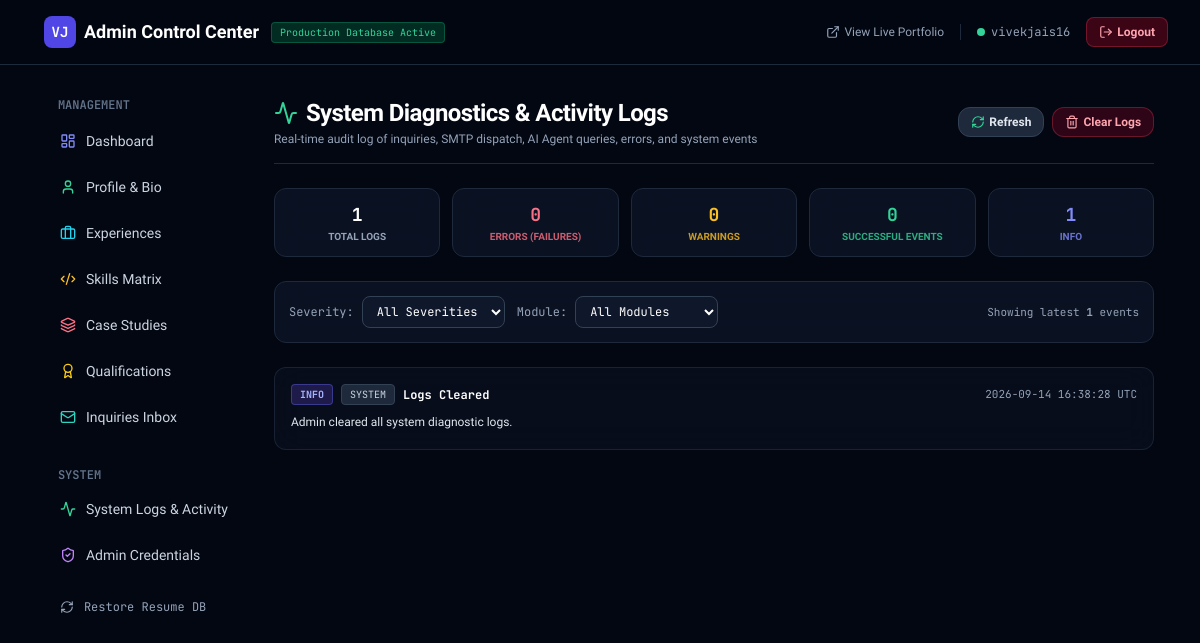
Page /admin/logs (signed in) on the earlier database version.
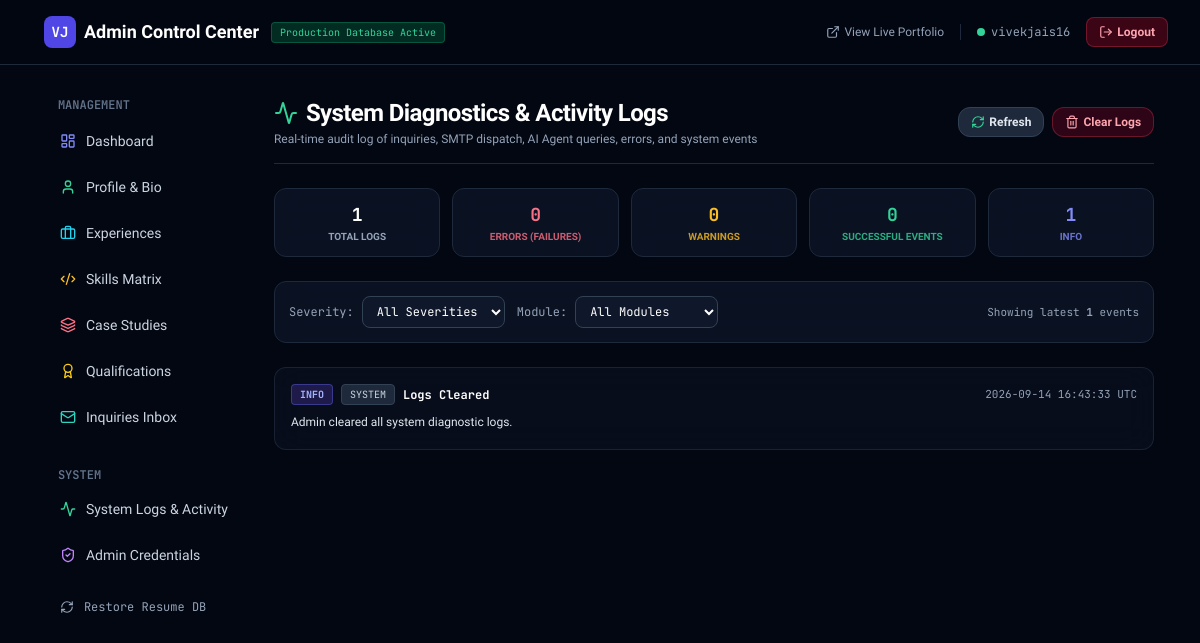
Same page on the later database version.
### app/models/admin.py (models this page shows)
class SystemLog(Base):
    __tablename__ = "system_logs"
    id = Column(Integer, primary_key=True, index=True)
    timestamp = Column(DateTime, default=utc_now, index=True)
    level = Column(String(20), default="INFO", index=True)  # INFO, WARNING, ERROR, SUCCESS
    module = Column(String(50), default="SYSTEM", index=True)  # EMAIL, CONTACT, AI_AGENT, AUTH, ADMIN, DATABASE
    action = Column(String(100), nullable=False)
    message = Column(String(500), nullable=False)
    details = Column(String(5000), nullable=True)
    ip_address = Column(String(50), nullable=True)

### app/admin/router.py (the view)
@admin_router.get("/logs", response_class=HTMLResponse)
async def admin_logs_view(
    request: Request,
    level: Optional[str] = "ALL",
    module: Optional[str] = "ALL",
    admin_user: str = Depends(require_admin),
    db: Session = Depends(get_db),
):
    logs = get_system_logs(limit=150, level=level, module=module)
    stats = get_log_stats()
    return templates.TemplateResponse(
        request=request,
        name="admin/logs.html",
        context={
            "admin_user": admin_user,
            "logs": logs,
            "stats": stats,
            "selected_level": level or "ALL",
            "selected_module": module or "ALL",
        },
    )

### app/templates/admin/logs.html (shortened to what the changed rows need)
{% extends "admin/base.html" %}
{% block content %}
<div class="space-y-6">
    <div class="flex flex-col sm:flex-row sm:items-center justify-between gap-4 border-b border-slate-800 pb-4">
        <div>
            <h1 class="text-2xl font-bold text-white tracking-tight flex items-center gap-2">
                <i data-lucide="activity" class="w-6 h-6 text-emerald-400"></i> System Diagnostics & Activity Logs
            </h1>
        </div>
    </div>
    {% if logs %}
    <div class="space-y-2">
        {% for log in logs %}
        <div class="glass-panel rounded-xl p-4 border {% if log.level == 'ERROR' %}border-rose-500/50 bg-rose-950/10{% elif log.level == 'WARNING' %}border-amber-500/40 bg-amber-950/10{% elif log.level == 'SUCCESS' %}border-emerald-500/30 bg-emerald-950/10{% else %}border-slate-800/80 bg-slate-900/40{% endif %} space-y-2">
            <div class="flex flex-col sm:flex-row sm:items-center justify-between gap-2">
                <div class="flex items-center gap-2 flex-wrap">
                    {% if log.level == 'ERROR' %}
                    <span class="px-2 py-0.5 rounded text-[10px] font-bold font-mono bg-rose-950 text-rose-300 border border-rose-500/40">ERROR</span>
                    {% elif log.level == 'WARNING' %}
                    <span class="px-2 py-0.5 rounded text-[10px] font-bold font-mono bg-amber-950 text-amber-300 border border-amber-500/40">WARN</span>
                    {% elif log.level == 'SUCCESS' %}
                    <span class="px-2 py-0.5 rounded text-[10px] font-bold font-mono bg-emerald-950 text-emerald-300 border border-emerald-500/40">SUCCESS</span>
                    {% else %}
                    <span class="px-2 py-0.5 rounded text-[10px] font-bold font-mono bg-indigo-950 text-indigo-300 border border-indigo-500/40">INFO</span>
                    {% endif %}
                    <span class="px-2 py-0.5 rounded text-[10px] font-mono bg-slate-800 text-slate-300 border border-slate-700">{{ log.module }}</span>
                    <strong class="text-white text-xs font-mono">{{ log.action }}</strong>
                </div>
                <div class="text-[11px] text-slate-400 font-mono">
                    {{ log.timestamp.strftime('%Y-%m-%d %H:%M:%S UTC') if log.timestamp else 'Recently' }}
                </div>
            </div>
            <div class="text-xs text-slate-200 leading-relaxed font-sans">
                {{ log.message }}
            </div>
        </div>
        {% endfor %}
    </div>
    {% endif %}
</div>
{% endblock %}

Differences in the rows shown:
changed SystemLog "Logs Cleared": timestamp "2026-09-14 16:38:28 UTC" → "2026-09-14 16:43:33 UTC"
